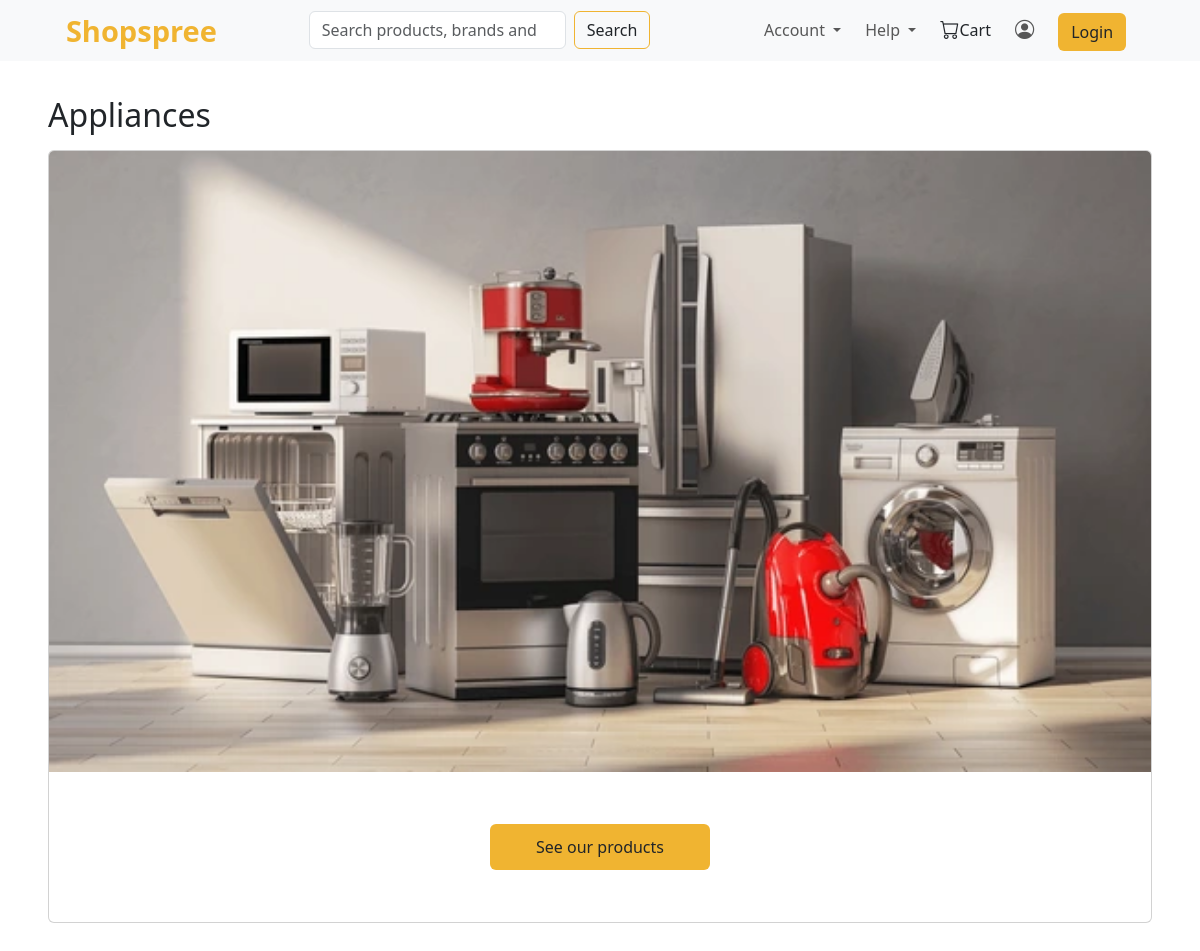
Page /categories/Appliances/01 on the committed database.
### Homepage/models.py (models this page shows)
class Category(models.Model):
    name = models.CharField(max_length=100)
    image_url = models.CharField(max_length=255, null=True, blank=True)
    image = models.ImageField(blank=True, upload_to='category_imgs')
    slug = models.SlugField(blank=True)

### Homepage/views.py (the view)
# urls.py: path('categories/<category_name>/<category_slug>', views.category_page, name="category_page")
def category_page(request, category_name, category_slug):
    category = Category.objects.get(slug = category_slug)
    return render(request, 'categorypage.html', {'category': category,})

### Homepage/templates/categorypage.html
{% extends 'base.html' %}
{% load static %}
{% block styles %} {% static 'Homepage_css/productpage.css'%} {% endblock %}
{% block content %}
    {% include "includes/nav.html" %}
    <div class="main-section p-5 mt-5">
        <h2 class="card-title mb-3">{{ category.name }}</h2>
        <div class="category-card card" style="" bis_skin_checked="1">
            <img src="{{ category.image.url }}" class="card-img-top" alt="...">
            <div class="category-card-body card-body d-flex align-items-center" width="80%" height="400px" bis_skin_checked="1" >
                <a href="#" class="see-products-btn btn ">See our products</a>
            </div>
        </div>
    </div>
{% endblock %}

### Homepage/static/Homepage_css/productpage.css (style rules this page uses)
:root { --theme-color: rgb(240, 180, 49); --theme-color-dim: rgb(227, 158, 9); --theme-background: rgba(238, 168, 16, 0.106); --white: white; }
.category-card-body { height: 150px !important; }
.see-products-btn { padding: 10px 15px !important; width: 220px !important; background-color: var(--theme-color) !important; border: none; margin: auto; }

### Homepage/static/Homepage_css/styles.css (style rules this page uses)
:root { --theme-color: rgb(240, 180, 49); --theme-color-dim: rgb(227, 158, 9); --theme-background: rgba(238, 168, 16, 0.106); --white: white; }

### rows in the picture
Category: name "Appliances", image (picture)
